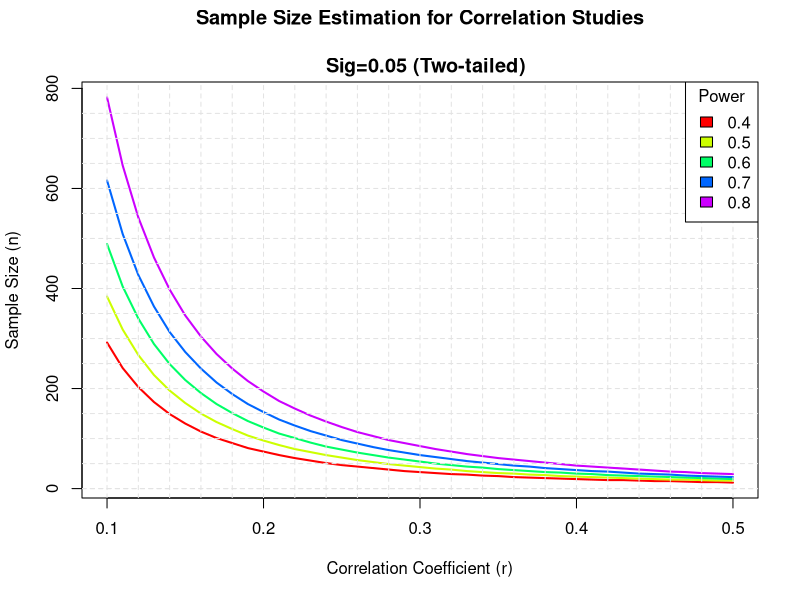

Here is the R script that generated this plot:
###
# IH Project Power Analyses
# Dec 7, 2012
###
library(pwr)


# Plot sample size curves for detecting correlations of various sizes.


# range of correlations
r <- seq(.1,.5,.01)		# range of correlations
nr <- length(r)

# power values
p <- seq(.4,.8,.1)		# range of power
np <- length(p)

# obtain sample sizes
samsize <- array(numeric(nr*np), dim=c(nr,np))
for (i in 1:np){
  for (j in 1:nr){
    result <- pwr.r.test(n = NULL, r = r[j],
    sig.level = .05, power = p[i],
    alternative = "two.sided")
    samsize[j,i] <- ceiling(result$n)
  }
}



# set up graph
xrange <- range(r)
yrange <- round(range(samsize))
colors <- rainbow(length(p))
plot(xrange, yrange, type="n",
  xlab="Correlation Coefficient (r)",
  ylab="Sample Size (n)" )

# add power curves
for (i in 1:np){
  lines(r, samsize[,i], type="l", lwd=2, col=colors[i])
}

# add annotation (grid lines, title, legend) 
abline(v=0, h=seq(0,yrange[2],50), lty=2, col="grey89")
abline(h=0, v=seq(xrange[1],xrange[2],.02), lty=2,
   col="grey89")
title("Sample Size Estimation for Correlation Studies\n
  Sig=0.05 (Two-tailed)")
legend("topright", title="Power", as.character(p),
   fill=colors)
